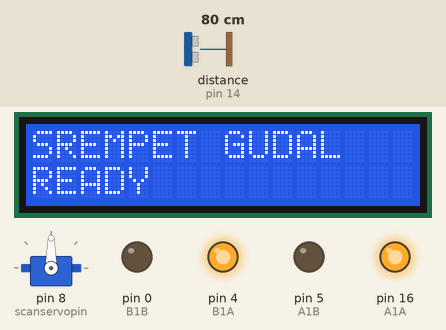
This sketch was run on a simulated Arduino Uno, built with avr-gcc and run on an emulated ATmega328P. Shown: 16×2 character LCD, servo, output pins drawn as LEDs (lit = HIGH). Wiring (inferred from the names in the program): ultrasonic range finder: trigger pin 2; echo pin 14. Dashed ring = blinking. The test bench sets the inputs (shaded band); at power-on: distance to the obstacle (sensor on pin 14) 80 cm. The echo pulse lasts 58.3 µs per cm; pins used as bus, display or sensor lines are not drawn.

Above: at 3.2 s.
3.3 s: distance to the obstacle (sensor on pin 14) set to 18 cm
4.8 s: distance to the obstacle (sensor on pin 14) set to 13 cm
At 5.9 s:
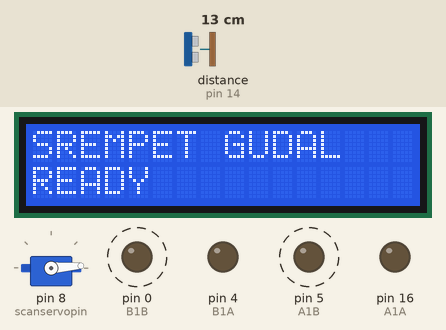
7.8 s: distance to the obstacle (sensor on pin 14) set to 2 cm
At 8.76 s:
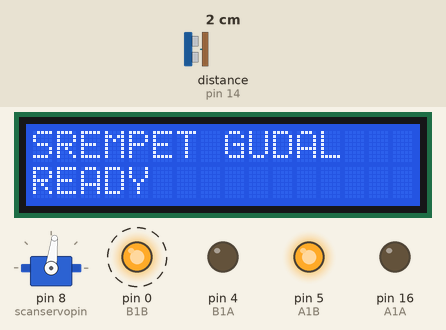
10.1 s: distance to the obstacle (sensor on pin 14) set to 35 cm
At 10.5 s:
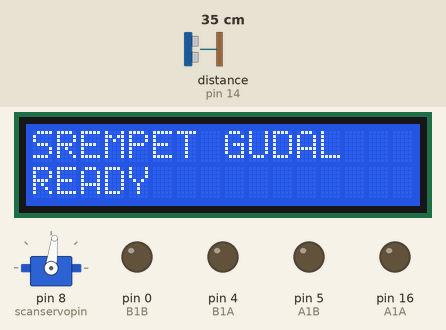
11.6 s: distance to the obstacle (sensor on pin 14) set to 4 cm
At 11.85 s:
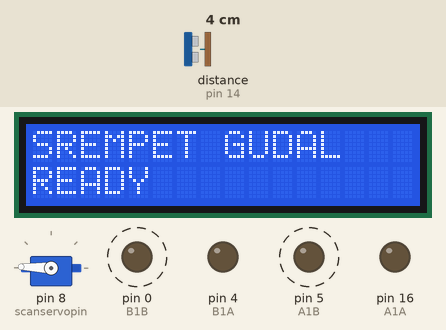
Timing chart, 0 to 15.6 s (numbered marks = the images above; inputs shaded):
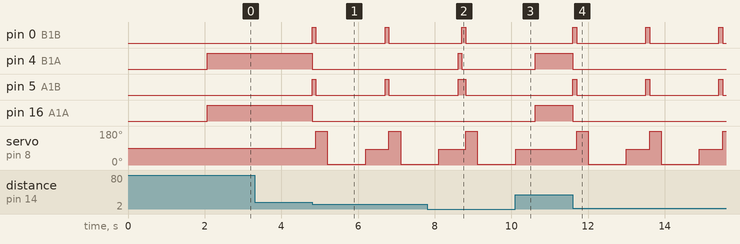

The sketch:

revisi.ino
```cpp
#include <Servo.h>
#include<LiquidCrystal.h>
LiquidCrystal lcd (13,12,11,10,8,7);
Servo scanservo;   //Ping Sensor Servo
const int A1A = 16;//define pin 2 for A1A
const int A1B = 5;//define pin 3 for A1B

const int B1A = 4;//define pin 8 for B1A
const int B1B = 0;//define pin 9 for B1B

#define trigPin  2
#define echoPin  14
const int scanservopin = 8;
const int distancelimit = 15; //in cm

void setup() {
  lcd.begin(16,2);
  lcd.setCursor(0,0);
  lcd.print("SREMPET GUDAL");
  lcd.setCursor(0,1);
  lcd.print("READY");

  // put your setup code here, to run once:
pinMode(trigPin, OUTPUT);
pinMode(echoPin, INPUT);
  pinMode(B1A,OUTPUT);// define pin as output
  pinMode(B1B,OUTPUT);

  pinMode(A1A,OUTPUT);
  pinMode(A1B,OUTPUT);
scanservo.attach(scanservopin); // Attach the scan servo
delay(2000);      // wait two seconds
}

void loop() {
  // put your main code here, to run repeatedly:
go();
int jarak = ping();
  if (jarak<distancelimit){
    stopp();
    char turndir = scan();
        switch (turndir){
            case 'l':
            turnleft();
            break;

            case 'r':
            turnright();
            break;

            case 's':
            go();
            break;
            }
  }

}

int ping(){

  long duration, distance;

  //Send Pulse

  digitalWrite(trigPin, LOW);
  delayMicroseconds(2);
  digitalWrite(trigPin, HIGH);
  delayMicroseconds(5);
  digitalWrite(trigPin, LOW);
  //Read Echo
  duration = pulseIn(echoPin, HIGH);
  // convert the time into a distance
  distance = (duration/2) / 29.1;
  Serial.println(distance);

  return round(distance);

}

void go(){
  motorA('L');// Turn motor A to RIGHT
  motorB('L'); // Turn motor A to RIGHT
}
void turnleft(){
  motorA('L');// Turn motor A to RIGHT
  motorB('R'); // Turn motor A to RIGHT
  delay(100);
  motorA('L');// Turn motor A to RIGHT
  motorB('L'); // Turn motor A to RIGHT
}
void turnright(){
  motorA('R');// Turn motor A to RIGHT
  motorB('L'); // Turn motor A to RIGHT
  delay(100);
  motorA('L');// Turn motor A to RIGHT
  motorB('L'); // Turn motor A to RIGHT
}

void stopp(){
  motorA('R');// Turn motor A to RIGHT
  motorB('R'); // Turn motor A to RIGHT
  delay(100);
  motorA('O');// Turn motor A to RIGHT
  motorB('O'); // Turn motor A to RIGHT
}
void motorA(char d)

{
  if(d =='R'){
    digitalWrite(A1A,LOW);
    digitalWrite(A1B,HIGH);
  }else if (d =='L'){
    digitalWrite(A1A,HIGH);
    digitalWrite(A1B,LOW);
  }else{
    //Robojax.com L9110 Motor Tutorial
    // Turn motor OFF
    digitalWrite(A1A,LOW);
    digitalWrite(A1B,LOW);
  }
}// motorA end

void motorB(char d)
{

    if(d =='R'){
      digitalWrite(B1A,LOW);
      digitalWrite(B1B,HIGH);
    }else if(d =='L'){
      digitalWrite(B1A,HIGH);
      digitalWrite(B1B,LOW);
    }else{
    //Robojax.com L9110 Motor Tutorial
    // Turn motor OFF
      digitalWrite(B1A,LOW);
      digitalWrite(B1B,LOW);
    }

}// motorB end

char scan(){

  int leftscanval, centerscanval, rightscanval;
  char choice;

  //Look left
  scanservo.write(178);
  delay(300);
  leftscanval = ping();

  //Look right
  scanservo.write(4);
  delay(1000);
  rightscanval = ping();

  //center scan servo
  scanservo.write(83);
  delay(500);
  centerscanval = ping();


  if ((leftscanval>rightscanval) && (leftscanval>centerscanval)){
  choice = 'r';
  }

  else if ((rightscanval>leftscanval) && (rightscanval>centerscanval)){
  choice = 'l';
  }

  else{
  choice = 's';
  }

  return choice;

}
```

Measured:
- the behaviour switches between 16 and 15 cm on distance to the obstacle (sensor on pin 14) (found by bisection; images 0 and 1)
- after the input at 3.3 s, every drawn part: stays the same
- after the input at 4.8 s, pin 0 (B1B), pin 5 (A1B): alternates HIGH for 0.10 s and LOW for 1.8 s, starting at once; pin 4 (B1A), pin 16 (A1A): HIGH → LOW at once; servo on pin 8 (scanservopin): 90° → 178° after 0.10 s, → 4° 0.30 s later, → 83° 1.0 s later, → 178° 0.60 s later, … (5 changes in this stretch)
- after the input at 7.8 s, pin 4 (B1A): LOW → HIGH after 0.81 s, → LOW 0.10 s later
- after the input at 10.1 s, pin 0 (B1B), pin 5 (A1B): stays LOW (without the input it goes to HIGH after 0.52 s); pin 4 (B1A), pin 16 (A1A): LOW → HIGH after 0.52 s; servo on pin 8 (scanservopin): goes on until 10.1 s, then stays 83°
- after the input at 11.6 s, pin 0 (B1B), pin 5 (A1B): alternates HIGH for 0.10 s and LOW for 1.8 s, starting at once; pin 4 (B1A), pin 16 (A1A): HIGH → LOW at once; servo on pin 8 (scanservopin): 83° → 178° after 0.10 s, → 4° 0.30 s later, → 83° 1.0 s later, → 178° 0.60 s later, … (7 changes in this stretch)
